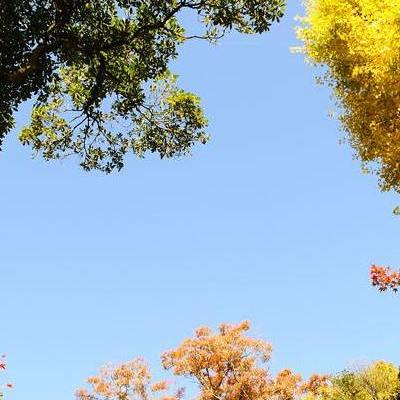
#> input picture img/view.jpg, 400 x 400 px
$ python '04_imgAdd&Mix_demo.py'
#> lines starting #> are read from the running program, lines starting #| are printed output that depends on the picture
import numpy as np
import cv2 as cv
import matplotlib.pyplot as plt

# 1 img read
img1 = cv.imread("img/view.jpg")
#> img1 is the input picture: shape (400, 400, 3); mean B, G, R 191.3, 177.1, 156.1
img2 = cv.imread("img/rain.jpg")
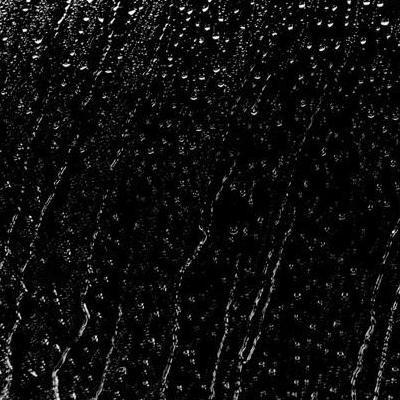
#> input picture img/rain.jpg, 400 x 400 px
#> img2 is the input picture: shape (400, 400, 3); min 0, max 255, mean 14.4

# 2 add
img3 = cv.add(img1, img2)
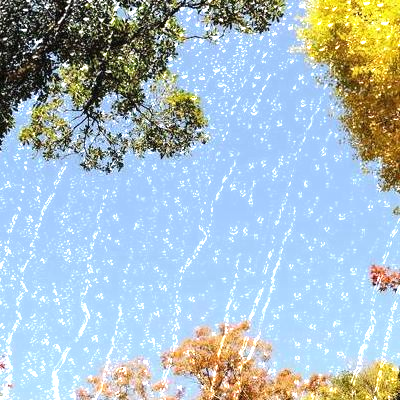
#> img3: shape (400, 400, 3); mean B, G, R 198.7, 188.7, 168.4
img4 = img1 + img2
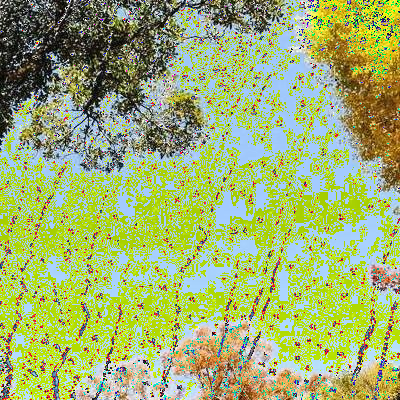
#> img4: shape (400, 400, 3); mean B, G, R 113.2, 176.8, 158.4

# 3.1 show
fig, axes = plt.subplots(nrows=1, ncols=2, figsize=(10, 8), dpi=100)
axes[0].imshow(img3[:, :, ::-1])
# axes[0].set_title("openCV_add")
axes[1].imshow(img4[:, :, ::-1])
# axes[1].set_title("Straight_add")

img5 = cv.addWeighted(img1, 0.7, img2, 0.3, 0)  # mix    dst = α⋅img1 + β⋅img2 + γ
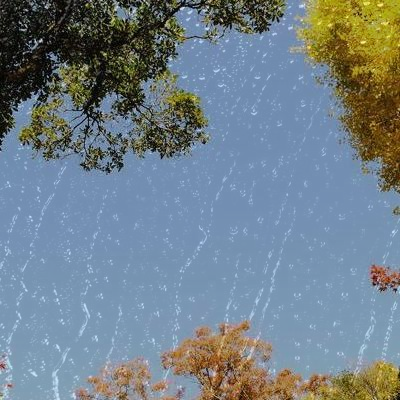
#> img5: shape (400, 400, 3); mean B, G, R 138.2, 128.3, 113.6

# 3.2 show
plt.figure(figsize=(8, 8))
plt.imshow(img5[:, :, ::-1])
plt.show()
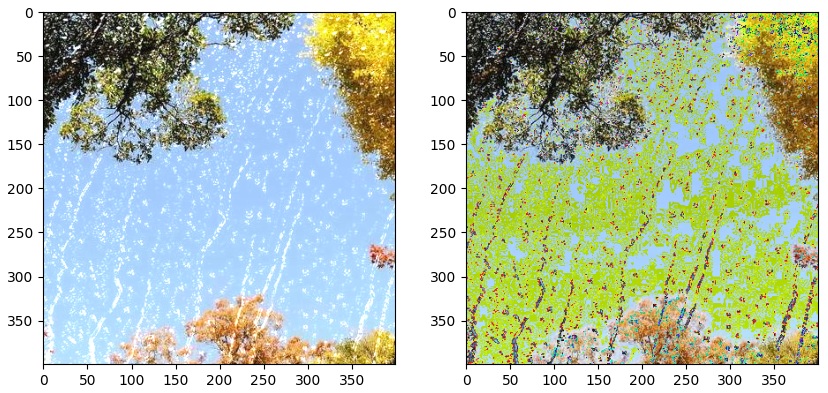
#> figure drawn by matplotlib, 2 panels
